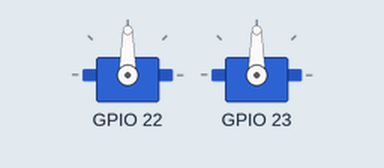
Recording of a program running on a simulated Raspberry Pi (BCM pin numbers). On the bench: 2 × servo. Servo angles are drawn from the pulse width (0.5 ms = 0°, 2.5 ms = 180°). At 12.0 s the program stops and its outputs stay as they are.

Above: at 0.1 s.
At 2.1 s:
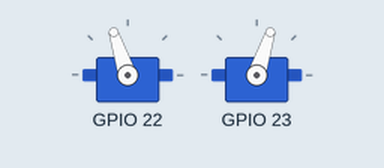
At 10.1 s:
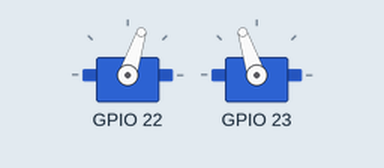
Timing chart, 0 to 11.6 s (numbered marks = the images above):
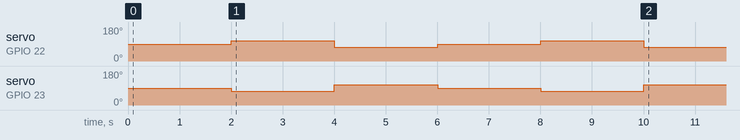

The program:

servo_test.py
```python
#!/usr/bin/env python

'''
Servo control sg90
Pinout GPIO 22 for PWM, with pigpio any gpio can be made to generate pwm
set_servo_pulsewidth(GPIO number, pulse_width in ms)

Following values are in msw
1500 - center
2000 - safe clockwise
800 -  safe anti clockwise
0 - stop

Pin out
GPIO 22 Servo 1
GPIO 23 Servo 2

Project - Small spherical bot
Vaibhav Kadam
28 Aug 2019
'''

import pigpio
import time

pi =  pigpio.pi()                    # object to access class pigpio
pi.set_mode(22, pigpio.OUTPUT)
pi.set_mode(23, pigpio.OUTPUT)
i= 0
while(i<=1):

    pi.set_servo_pulsewidth(22, 1500)  # set_servo_pulsewidth(pin_no, pulse_width in ms)
    pi.set_servo_pulsewidth(23, 1500)
    time.sleep(2)

    pi.set_servo_pulsewidth(22, 1700) # set_servo_pulsewidth(pin_no, pulse_width in ms)
    pi.set_servo_pulsewidth(23, 1300)
    time.sleep(2)

    pi.set_servo_pulsewidth(22, 1300) # set_servo_pulsewidth(pin_no, pulse_width in ms)
    pi.set_servo_pulsewidth(23, 1700)
    time.sleep(2)
    '''

    pi.set_servo_pulsewidth(22,1600) # 900set_servo_pulsewidth(pin_no, pulse_width in ms)
    pi.set_servo_pulsewidth(23, 1400) #1100rear
    time.sleep(2)
    '''
    i=i+1

pi.stop()
```

Measured:
- by itself, servo on GPIO 22: 90° → 108° at 2.0 s, → 72° 2.0 s later, → 90° 2.0 s later, → 108° 2.0 s later, … (5 changes in this stretch)
- by itself, servo on GPIO 23: 90° → 72° at 2.0 s, → 108° 2.0 s later, → 90° 2.0 s later, → 72° 2.0 s later, … (5 changes in this stretch)
